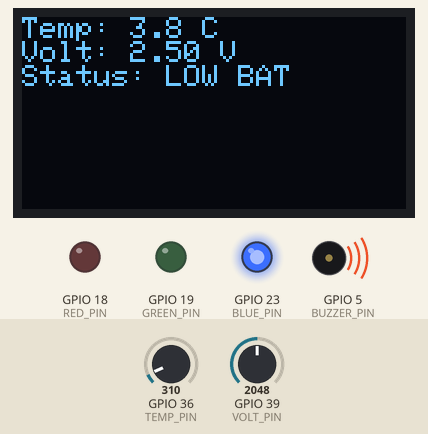
This sketch was run on a simulated ESP32. Shown: 128×64 one-colour display, output pins drawn as LEDs (lit = HIGH), buzzer (waves = sounding). Inputs (shaded band) come from the test bench; at power-on: GPIO 39 (VOLT_PIN) = 2048, GPIO 36 (TEMP_PIN) = 310. WiFi joins after 1.5 s; servers stay silent unless stated; uploads are accepted with an empty reply; what the sketch prints to the serial monitor is not drawn.

Above: at 3.7 s.
3.8 s: GPIO 39 (VOLT_PIN) set to 2655
At 5.2 s:
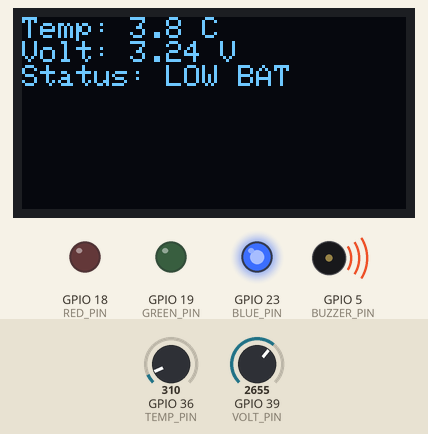
6.7 s: GPIO 39 (VOLT_PIN) set to 2746
At 7.9 s:
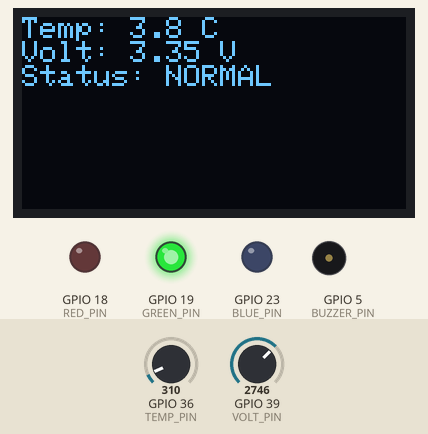
9.6 s: GPIO 36 (TEMP_PIN) set to 372
At 12.0 s:
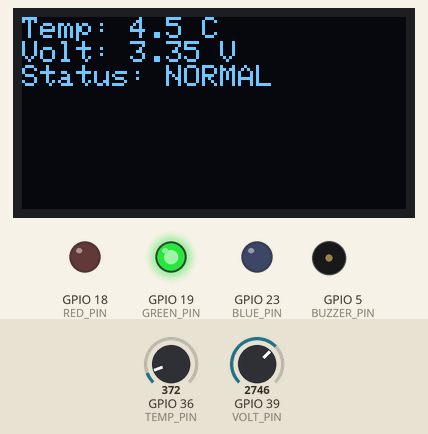
12.9 s: GPIO 36 (TEMP_PIN) set to 434
At 14.6 s:
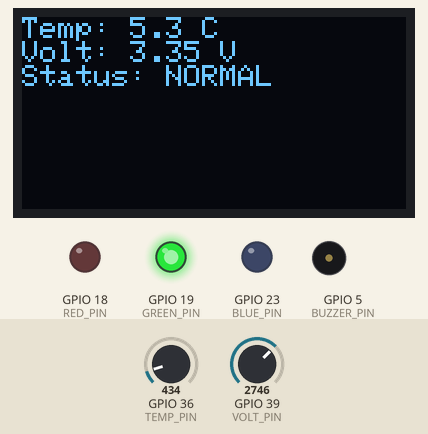
15.8 s: GPIO 36 (TEMP_PIN) set to 527
At 17.3 s:
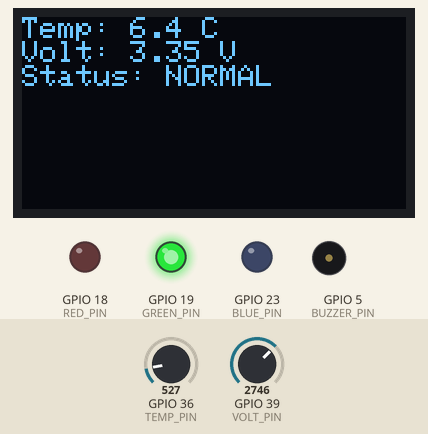
18.7 s: GPIO 39 (VOLT_PIN) set to 2866
At 21.3 s:
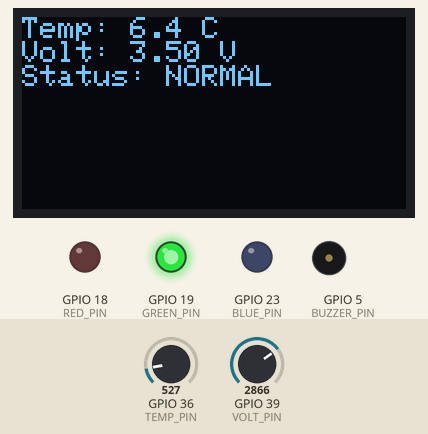
Timing chart, 0 to 22.8 s (numbered marks = the images above; inputs shaded):
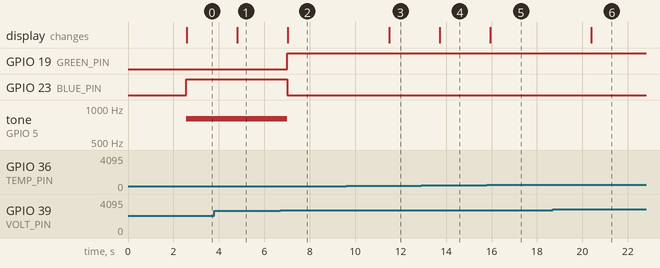

The sketch:

sketch.ino
```cpp
#include <WiFi.h>
#include <HTTPClient.h>
#include <Wire.h>
#include <Adafruit_GFX.h>
#include <Adafruit_SSD1306.h>

#define TEMP_PIN 36
#define VOLT_PIN 39
#define RED_PIN 18
#define GREEN_PIN 19
#define BLUE_PIN 23
#define BUZZER_PIN 5

const char* ssid = "Wokwi-GUEST";
const char* password = "";
const String firebaseURL = "https://satellite-monitor-72be8-default-rtdb.europe-west1.firebasedatabase.app/data.json";

Adafruit_SSD1306 display(128, 64, &Wire, -1);

// 📍 Static Location (GIS)
float latitude = 28.6139;   // New Delhi
float longitude = 77.2090;

void setup() {
  Serial.begin(115200);

  pinMode(RED_PIN, OUTPUT);
  pinMode(GREEN_PIN, OUTPUT);
  pinMode(BLUE_PIN, OUTPUT);
  pinMode(BUZZER_PIN, OUTPUT);

  if (!display.begin(SSD1306_SWITCHCAPVCC, 0x3C)) {
    Serial.println("OLED failed");
    while (1);
  }

  display.clearDisplay();
  display.setTextSize(1);
  display.setTextColor(SSD1306_WHITE);
  display.setCursor(0, 0);
  display.println("Satellite Health");
  display.display();
  delay(1000);

  WiFi.begin(ssid, password);
  Serial.print("Connecting to WiFi");
  while (WiFi.status() != WL_CONNECTED) {
    delay(500);
    Serial.print(".");
  }
  Serial.println("\nWiFi connected!");
}

void loop() {
  int rawT = analogRead(TEMP_PIN);
  int rawV = analogRead(VOLT_PIN);

  float temp = (rawT / 4095.0) * 50.0;
  float volt = (rawV / 4095.0) * 5.0;

  Serial.print("TEMP: ");
  Serial.print(temp, 2);
  Serial.print(" °C, VOLT: ");
  Serial.print(volt, 2);
  Serial.println(" V");

  display.clearDisplay();
  display.setCursor(0, 0);
  display.print("Temp: ");
  display.print(temp, 1);
  display.println(" C");
  display.print("Volt: ");
  display.print(volt, 2);
  display.println(" V");

  String status;
  if (temp > 40.0) {
    status = "OVERHEAT";
    setColor(255, 0, 0);
    tone(BUZZER_PIN, 1000);
  } else if (volt < 3.3) {
    status = "LOW BAT";
    setColor(0, 0, 255);
    tone(BUZZER_PIN, 800);
  } else {
    status = "NORMAL";
    setColor(0, 255, 0);
    noTone(BUZZER_PIN);
  }

  display.println("Status: " + status);
  display.display();

latitude += 0.0001;   // Slight movement north
longitude += 0.0001;  // Slight movement east

  // 🚀 Send to Firebase with GPS
  if (WiFi.status() == WL_CONNECTED) {
    HTTPClient http;
    http.begin("https://satellite-monitor-72be8-default-rtdb.europe-west1.firebasedatabase.app/history.json");
    http.addHeader("Content-Type", "application/json");

    String jsonData = "{\"temperature\":" + String(temp, 2) +
                      ",\"voltage\":" + String(volt, 2) +
                      ",\"status\":\"" + status + "\"" +
                      ",\"latitude\":" + String(latitude, 6) +
                      ",\"longitude\":" + String(longitude, 6) + "}";

    int httpResponseCode = http.POST(jsonData);
    Serial.print("Firebase response: ");
    Serial.println(httpResponseCode);
    http.end();
  }

  delay(2000);
}

void setColor(int r, int g, int b) {
  digitalWrite(RED_PIN, r > 0 ? HIGH : LOW);
  digitalWrite(GREEN_PIN, g > 0 ? HIGH : LOW);
  digitalWrite(BLUE_PIN, b > 0 ? HIGH : LOW);
}
```

Measured:
- the behaviour switches between 2702 and 2703 on GPIO 39 (VOLT_PIN) (found by bisection; images 1 and 2)
- after the input at 3.8 s, the display: changes after 1.0 s (image 1)
- after the input at 6.7 s, GPIO 19 (GREEN_PIN): LOW → HIGH after 0.31 s; GPIO 23 (BLUE_PIN): HIGH → LOW after 0.31 s; tone on GPIO 5 (BUZZER_PIN): 800 Hz → silent after 0.31 s; the display: changes after 0.34 s (image 2)
- after the input at 9.6 s, the display: changes after 1.9 s (image 3)
- after the input at 12.9 s, the display: changes after 0.82 s (image 4)
- after the input at 15.8 s, the display: changes after 0.14 s (image 5)
- after the input at 18.7 s, the display: changes after 1.7 s (image 6)
